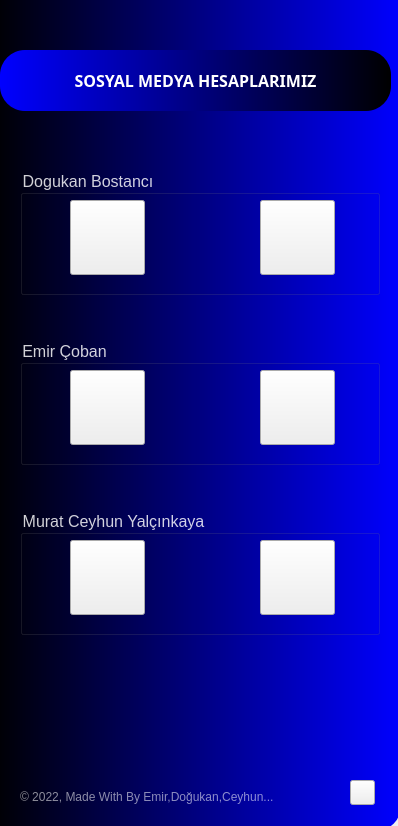
<?xml version="1.0" encoding="UTF-8"?>
<ui version="4.0">
 <class>Form</class>
 <widget class="QWidget" name="Form">
  <property name="geometry">
   <rect>
    <x>0</x>
    <y>0</y>
    <width>398</width>
    <height>826</height>
   </rect>
  </property>
  <property name="windowTitle">
   <string>Form</string>
  </property>
  <property name="styleSheet">
   <string notr="true"/>
  </property>
  <widget class="QWidget" name="widget" native="true">
   <property name="geometry">
    <rect>
     <x>-30</x>
     <y>-30</y>
     <width>450</width>
     <height>900</height>
    </rect>
   </property>
   <property name="maximumSize">
    <size>
     <width>1000</width>
     <height>1000</height>
    </size>
   </property>
   <property name="autoFillBackground">
    <bool>false</bool>
   </property>
   <property name="styleSheet">
    <string notr="true">QPushButton#pushButton{	
	background-color: qlineargradient(spread:pad, x1:0, y1:0.505682, x2:1, y2:0.477, stop:0 rgba(20, 47, 78, 219), stop:1 rgba(85, 98, 112, 226));
	color:rgba(255, 255, 255, 210);
	border-radius:5px;
}
QPushButton#pushButton:hover{	
	background-color: qlineargradient(spread:pad, x1:0, y1:0.505682, x2:1, y2:0.477, stop:0 rgba(40, 67, 98, 219), stop:1 rgba(105, 118, 132, 226));
}
QPushButton#pushButton:pressed{	
	padding-left:5px;
	padding-top:5px;
	background-color:rgba(105, 118, 132, 200);
}

QPushButton#pushButton_2, #pushButton_3, #pushButton_4, #pushButton_5{	
	background-color: rgba(0, 0, 0, 0);
	color:rgba(85, 98, 112, 255);
}
QPushButton#pushButton_2:hover, #pushButton_3:hover, #pushButton_4:hover, #pushButton_5:hover{	
	color:rgba(155, 168, 182, 220);
}
QPushButton#pushButton_2:pressed, #pushButton_3:pressed, #pushButton_4:pressed, #pushButton_5:pressed{	
	padding-left:5px;
	padding-top:5px;
	color:rgba(115, 128, 142, 255);
}</string>
   </property>
   <widget class="QLabel" name="label">
    <property name="geometry">
     <rect>
      <x>10</x>
      <y>20</y>
      <width>450</width>
      <height>867</height>
     </rect>
    </property>
    <property name="font">
     <font>
      <kerning>true</kerning>
     </font>
    </property>
    <property name="styleSheet">
     <string notr="true">border-image: url(:/images/Images/background.png);

border-radius:20px;</string>
    </property>
    <property name="text">
     <string/>
    </property>
   </widget>
   <widget class="QLabel" name="label_3">
    <property name="geometry">
     <rect>
      <x>20</x>
      <y>10</y>
      <width>411</width>
      <height>851</height>
     </rect>
    </property>
    <property name="maximumSize">
     <size>
      <width>1000</width>
      <height>1000</height>
     </size>
    </property>
    <property name="whatsThis">
     <string>&lt;html&gt;&lt;head/&gt;&lt;body&gt;&lt;p&gt;&lt;img src=&quot;:/images/medyaa.jpg&quot;/&gt;&lt;/p&gt;&lt;/body&gt;&lt;/html&gt;</string>
    </property>
    <property name="autoFillBackground">
     <bool>false</bool>
    </property>
    <property name="styleSheet">
     <string notr="true">background-color: qlineargradient(spread:pad, x1:0, y1:0, x2:1, y2:0, stop:0 rgb(), stop:1 rgb(0, 0, 255));
border-radius:25px;</string>
    </property>
    <property name="text">
     <string/>
    </property>
   </widget>
   <widget class="QLabel" name="madewith">
    <property name="geometry">
     <rect>
      <x>50</x>
      <y>800</y>
      <width>281</width>
      <height>55</height>
     </rect>
    </property>
    <property name="font">
     <font>
      <family>Arial</family>
     </font>
    </property>
    <property name="styleSheet">
     <string notr="true">color:rgba(255, 255, 255, 140);</string>
    </property>
    <property name="text">
     <string>&lt;html&gt;&lt;head/&gt;&lt;body&gt;&lt;p&gt;© 2022, Made With By Emir,Doğukan,Ceyhun...&lt;/p&gt;&lt;/body&gt;&lt;/html&gt;</string>
    </property>
   </widget>
   <widget class="QPushButton" name="btn_geri">
    <property name="geometry">
     <rect>
      <x>380</x>
      <y>810</y>
      <width>25</width>
      <height>25</height>
     </rect>
    </property>
    <property name="font">
     <font>
      <pointsize>11</pointsize>
      <weight>50</weight>
      <bold>false</bold>
      <underline>false</underline>
     </font>
    </property>
    <property name="cursor">
     <cursorShape>WaitCursor</cursorShape>
    </property>
    <property name="styleSheet">
     <string notr="true">color:rgb(0,0,0)
</string>
    </property>
    <property name="text">
     <string/>
    </property>
    <property name="icon">
     <iconset>
      <normaloff>Images/geri.png</normaloff>Images/geri.png</iconset>
    </property>
   </widget>
   <widget class="QLabel" name="lbl_social">
    <property name="geometry">
     <rect>
      <x>30</x>
      <y>80</y>
      <width>391</width>
      <height>61</height>
     </rect>
    </property>
    <property name="font">
     <font>
      <family>Arial Black</family>
      <pointsize>12</pointsize>
      <weight>75</weight>
      <bold>true</bold>
     </font>
    </property>
    <property name="styleSheet">
     <string notr="true">background-color: qlineargradient(spread:pad, x1:0, y1:0, x2:1, y2:0, stop:0 rgb(0, 0, 255), stop:1 rgb());
border-radius:25px;</string>
    </property>
    <property name="text">
     <string>&lt;html&gt;&lt;head/&gt;&lt;body&gt;&lt;p align=&quot;center&quot;&gt;&lt;span style=&quot; color:#ffffff;&quot;&gt;SOSYAL MEDYA HESAPLARIMIZ&lt;/span&gt;&lt;/p&gt;&lt;/body&gt;&lt;/html&gt;</string>
    </property>
   </widget>
   <widget class="QGroupBox" name="groupBox">
    <property name="geometry">
     <rect>
      <x>50</x>
      <y>200</y>
      <width>360</width>
      <height>125</height>
     </rect>
    </property>
    <property name="font">
     <font>
      <family>Arial</family>
      <pointsize>12</pointsize>
      <weight>50</weight>
      <bold>false</bold>
     </font>
    </property>
    <property name="styleSheet">
     <string notr="true">color:rgba(255, 255, 255, 210);</string>
    </property>
    <property name="title">
     <string>Dogukan Bostancı</string>
    </property>
    <widget class="QPushButton" name="instaD">
     <property name="geometry">
      <rect>
       <x>50</x>
       <y>30</y>
       <width>75</width>
       <height>75</height>
      </rect>
     </property>
     <property name="cursor">
      <cursorShape>OpenHandCursor</cursorShape>
     </property>
     <property name="styleSheet">
      <string notr="true">
border-image: url(:/images/Images/insta.png);</string>
     </property>
     <property name="text">
      <string/>
     </property>
    </widget>
    <widget class="QPushButton" name="githubD">
     <property name="geometry">
      <rect>
       <x>240</x>
       <y>30</y>
       <width>75</width>
       <height>75</height>
      </rect>
     </property>
     <property name="cursor">
      <cursorShape>OpenHandCursor</cursorShape>
     </property>
     <property name="styleSheet">
      <string notr="true">border-image: url(:/images/Images/github.png);</string>
     </property>
     <property name="text">
      <string/>
     </property>
    </widget>
   </widget>
   <widget class="QGroupBox" name="groupBox_2">
    <property name="geometry">
     <rect>
      <x>50</x>
      <y>370</y>
      <width>360</width>
      <height>125</height>
     </rect>
    </property>
    <property name="font">
     <font>
      <family>Arial</family>
      <pointsize>12</pointsize>
      <weight>50</weight>
      <bold>false</bold>
     </font>
    </property>
    <property name="styleSheet">
     <string notr="true">color:rgba(255, 255, 255, 210);</string>
    </property>
    <property name="title">
     <string>Emir Çoban</string>
    </property>
    <widget class="QPushButton" name="instaE">
     <property name="geometry">
      <rect>
       <x>50</x>
       <y>30</y>
       <width>75</width>
       <height>75</height>
      </rect>
     </property>
     <property name="cursor">
      <cursorShape>OpenHandCursor</cursorShape>
     </property>
     <property name="styleSheet">
      <string notr="true">border-image: url(:/images/Images/insta.png);</string>
     </property>
     <property name="text">
      <string/>
     </property>
    </widget>
    <widget class="QPushButton" name="githubE">
     <property name="geometry">
      <rect>
       <x>240</x>
       <y>30</y>
       <width>75</width>
       <height>75</height>
      </rect>
     </property>
     <property name="cursor">
      <cursorShape>OpenHandCursor</cursorShape>
     </property>
     <property name="styleSheet">
      <string notr="true">border-image: url(:/images/Images/github.png);</string>
     </property>
     <property name="text">
      <string/>
     </property>
    </widget>
   </widget>
   <widget class="QGroupBox" name="groupBox_3">
    <property name="geometry">
     <rect>
      <x>50</x>
      <y>540</y>
      <width>360</width>
      <height>125</height>
     </rect>
    </property>
    <property name="font">
     <font>
      <family>Arial</family>
      <pointsize>12</pointsize>
      <weight>50</weight>
      <bold>false</bold>
     </font>
    </property>
    <property name="styleSheet">
     <string notr="true">color:rgba(255, 255, 255, 210);</string>
    </property>
    <property name="title">
     <string>Murat Ceyhun Yalçınkaya</string>
    </property>
    <widget class="QPushButton" name="instaC">
     <property name="geometry">
      <rect>
       <x>50</x>
       <y>30</y>
       <width>75</width>
       <height>75</height>
      </rect>
     </property>
     <property name="cursor">
      <cursorShape>OpenHandCursor</cursorShape>
     </property>
     <property name="styleSheet">
      <string notr="true">border-image: url(:/images/Images/insta.png);</string>
     </property>
     <property name="text">
      <string/>
     </property>
    </widget>
    <widget class="QPushButton" name="githubC">
     <property name="geometry">
      <rect>
       <x>240</x>
       <y>30</y>
       <width>75</width>
       <height>75</height>
      </rect>
     </property>
     <property name="cursor">
      <cursorShape>OpenHandCursor</cursorShape>
     </property>
     <property name="styleSheet">
      <string notr="true">border-image: url(:/images/Images/github.png);</string>
     </property>
     <property name="text">
      <string/>
     </property>
    </widget>
   </widget>
  </widget>
 </widget>
 <resources>
  <include location="res.qrc"/>
 </resources>
 <connections/>
</ui>
